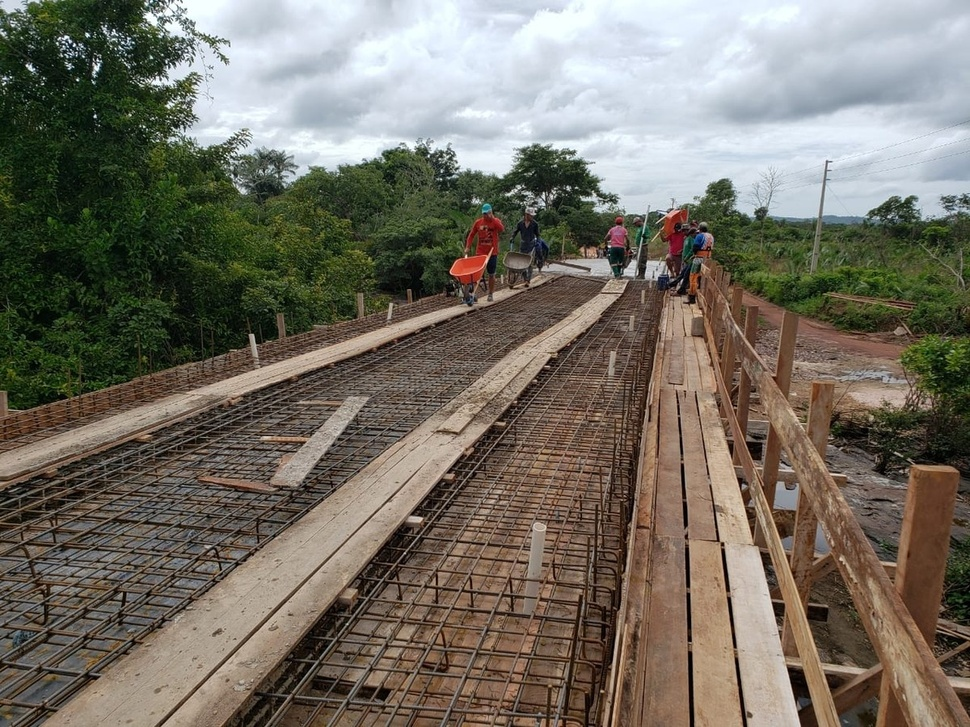
#> input picture src/saida.jpg, 970 x 727 px, shrunk from 1200 x 900 before the run
$ python Atividade05.py
#> lines starting #> are read from the running program, lines starting #| are printed output that depends on the picture
import cv2

imagem = cv2.imread("saida.jpg")
#> imagem is the input picture: shape (727, 970, 3); mean B, G, R 100.1, 111.5, 116.9

for y in range(imagem.shape[0]):
    for x in range(imagem.shape[1]):
        imagem[y, x] = (0,(x*y)%256,0)
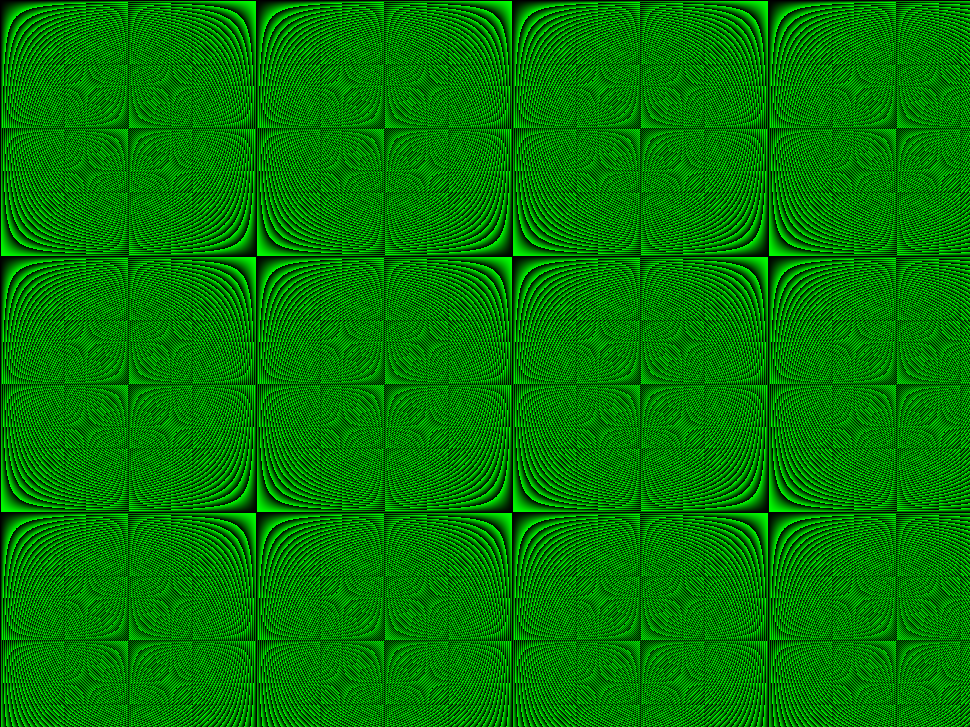
#> imagem: shape (727, 970, 3); mean B, G, R 0, 125.4, 0

cv2.imshow("Uhuu", imagem)
cv2.waitKey(0)

$ run again, with src/Cris.jpg copied over src/saida.jpg
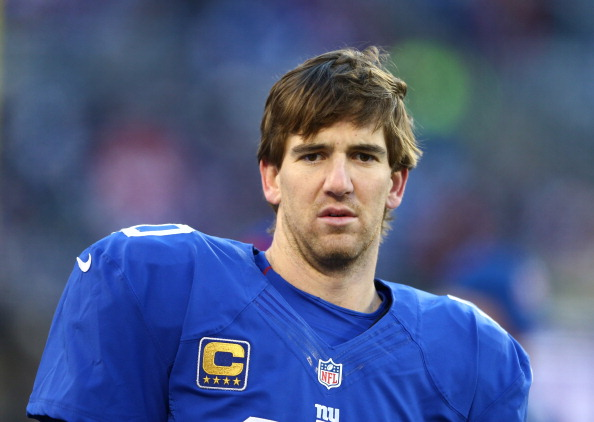
#> input picture src/Cris.jpg, 594 x 422 px
#> imagem is the input picture: shape (422, 594, 3); mean B, G, R 131.2, 89.4, 76.5
#> after the loop `for y in range(imagem.shape[0]):`:
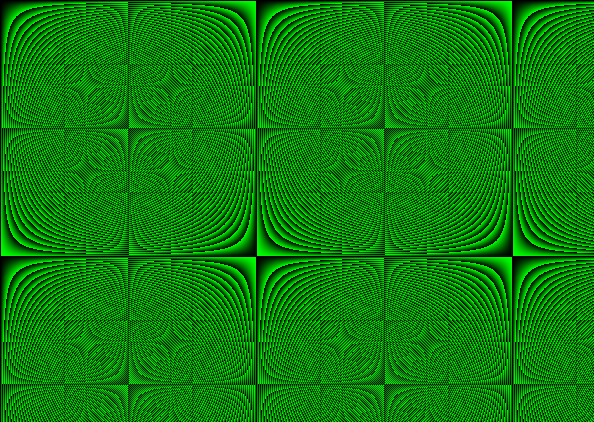
#> imagem: shape (422, 594, 3); mean B, G, R 0, 125.1, 0
